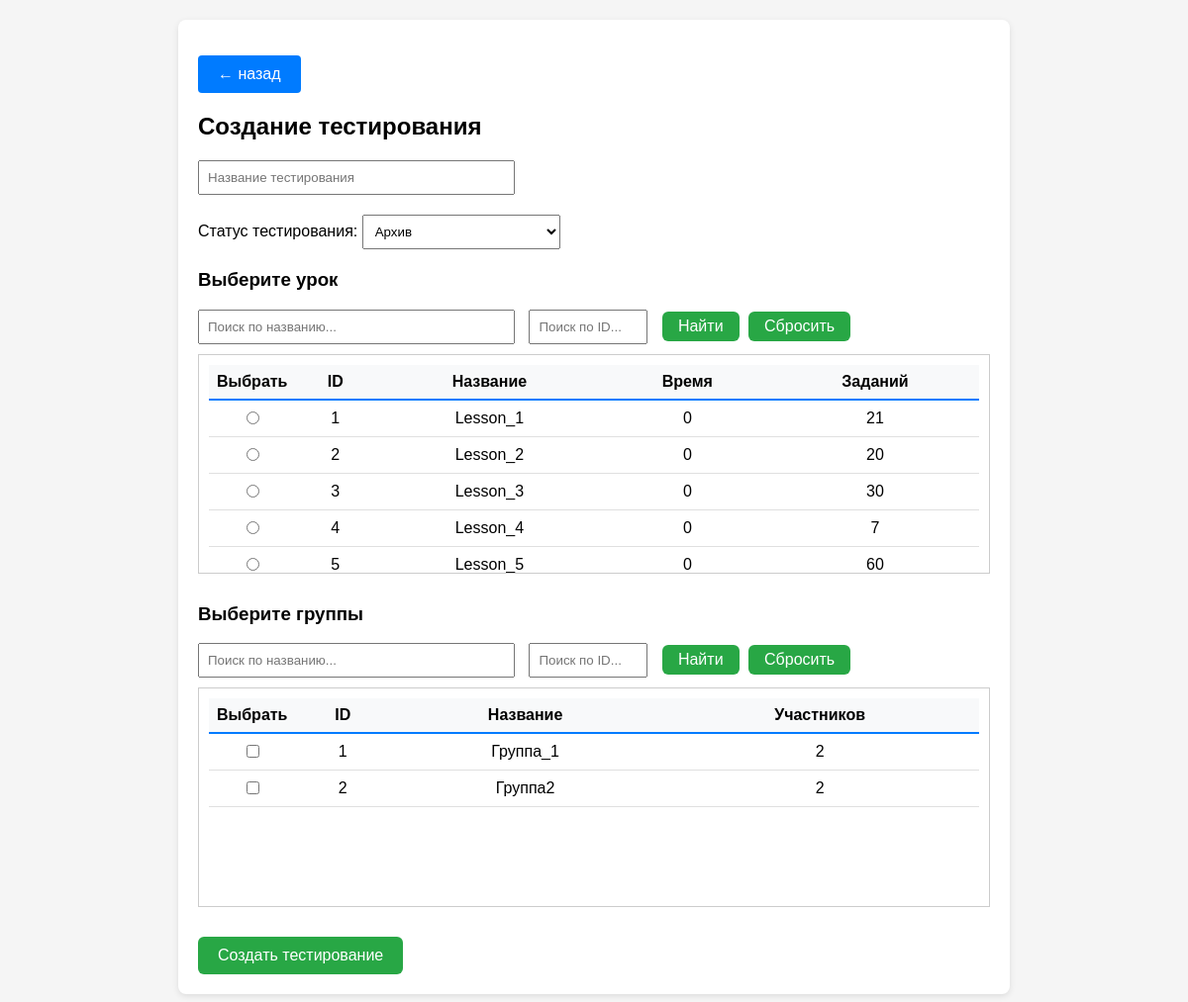
The app's page /dashboard/testing_management/testing_create (signed in), older data.
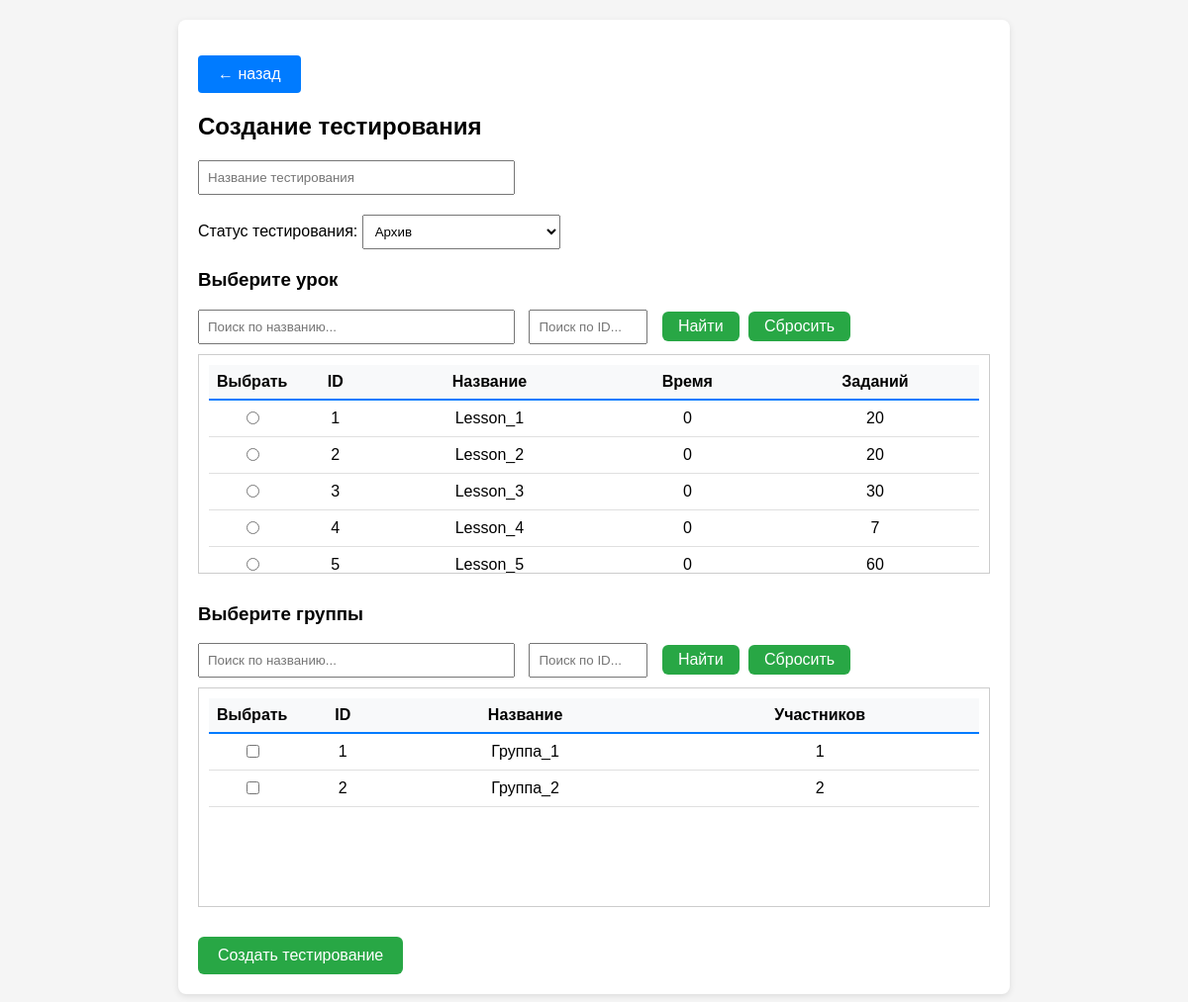
The same page, newer data.
### app.py (models this page shows, shortened)
class Lesson(db.Model):
    __tablename__ = 'Lessons'
    id = db.Column(db.Integer, primary_key=True)
    name = db.Column(db.String(64), unique=True, nullable=False)
    time = db.Column(db.Integer, nullable=False)
    price_correct = db.Column(db.Integer, default=1)
    price_wrong = db.Column(db.Integer, default=-1)
    questions = db.Column(db.JSON, nullable=False)

class Group(db.Model):
    __tablename__ = 'Groups'
    id = db.Column(db.Integer, primary_key=True)
    groupname = db.Column(db.String(64), unique=True, nullable=False)
    users = db.Column(db.JSON, nullable=False)

### app.py (the view, shortened to what this page needs)
@app.route('/dashboard/testing_management/testing_create', methods=['GET', 'POST'])
def testing_create():
    if not check_privileges():
        return redirect(url_for('ErAuth'))
    testing_names = [t.name for t in Testing.query.order_by(Testing.name).all()]
    groups = Group.query.order_by(Group.id).all()
    lessons = Lesson.query.order_by(Lesson.id).all()
    if request.method == 'GET':
        return render_template(mgn + 'testing_create.html', groups=groups, lessons=lessons, testing_names=testing_names)

### app.py (called while the page is built)
@login_manager.user_loader
def load_user(user_id):
    return User.query.get(int(user_id))

def check_privileges():
    curent_user = User.query.filter(
        User.username.ilike(
            session.get('curent_user')
        )
    ).first()
    print("DEBUD: curent user is",curent_user)
    print("DEBUG: curent user privileges -",curent_user.is_admin)
    if not curent_user or not curent_user.is_admin:
        return False
    else:
        return True

    def __repr__(self):
        return f'<User {self.username}>'

    @property
    def is_admin(self):
        return self.privileges

### templates/templateM/testing_create.html (shortened to what this page needs)
{% extends 'base.html' %}
{% block content %}
<p><a href="{{ url_for('testing_management') }}" class="btn">← назад</a></p>
<h2>Создание тестирования</h2>
<form id="testingForm" method="post">
    <section>
        <div style="margin: 20px 0;">
          <input type="text" name="testing_name" id="nemeTesting" placeholder="Название тестирования"
                 style="padding: 8px; width: 300px;">
        </div>
    </section>
    <div style="margin: 20px 0;">
        <label for="status">Статус тестирования:</label>
        <select name="status" id="status" style="padding: 8px; width: 200px;">
            <option value="archived" selected>Архив</option>
        </select>
    </div>
    <h3>Выберите урок</h3>
    <div style="margin: 10px 0;">
        <input type="text" id="searchLessonName" placeholder="Поиск по названию..."
               style="padding: 8px; width: 300px;">
        <input type="text" id="searchLessonID" placeholder="Поиск по ID..."
               style="padding: 8px; width: 100px; margin-left: 10px;">
        <button type="button" onclick="searchLessons()" style="padding: 6px 16px; margin-left: 10px;">
            Найти
        </button>
        <button type="button" onclick="clearLessonSearch()" style="padding: 6px 16px; margin-left: 5px;">
            Сбросить
        </button>
    </div>
    <div style="border: 1px solid #ccc; padding: 10px; height: 200px; overflow-y: auto; margin-bottom: 30px;">
        <table style="width: 100%;">
            <thead>
                <tr>
                    <th style="width: 50px;">Выбрать</th>
                    <th>ID</th>
                    <th>Название</th>
                    <th>Время</th>
                    <th>Заданий</th>
                </tr>
            </thead>
            <tbody id="lessonsTableBody">
                {% for l in lessons %}
                <tr class="lesson-select-row">
                    <td><input type="radio" name="lesson_id" class="lesson-radio" value="{{ l.id }}"></td>
                    <td>{{ l.id }}</td>
                    <td>{{ l.name }}</td>
                    <td>{{ l.time }}</td>
                    <td>{{ l.questions|length }}</td>
                </tr>
                {% endfor %}
            </tbody>
        </table>
    </div>
    <h3>Выберите группы</h3>
    <div style="margin: 10px 0;">
        <input type="text" id="searchGroupName" placeholder="Поиск по названию..."
               style="padding: 8px; width: 300px;">
        <input type="text" id="searchGroupID" placeholder="Поиск по ID..."
               style="padding: 8px; width: 100px; margin-left: 10px;">
        <button type="button" onclick="searchGroups()" style="padding: 6px 16px; margin-left: 10px;">
            Найти
        </button>
        <button type="button" onclick="clearGroupSearch()" style="padding: 6px 16px; margin-left: 5px;">
            Сбросить
        </button>
    </div>
    <div style="border: 1px solid #ccc; padding: 10px; height: 200px; overflow-y: auto; margin-bottom: 30px;">
        <table style="width: 100%;">
            <thead>
                <tr>
                    <th style="width: 50px;">Выбрать</th>
                    <th>ID</th>
                    <th>Название</th>
                    <th>Участников</th>
                </tr>
            </thead>
            <tbody id="groupsTableBody">
                {% for g in groups %}
                <tr class="group-select-row">
                    <td><input type="checkbox" class="group-checkbox" value="{{ g.id }}"></td>
                    <td>{{ g.id }}</td>
                    <td>{{ g.groupname }}</td>
                    <td>{{ g.users|length }}</td>
                </tr>
                {% endfor %}
            </tbody>
        </table>
    </div>
    <button type="button" onclick="prepareAndSubmit()">Создать тестирование</button>
</form>
{% endblock %}
{% set show_footer = False %}

Row changes from the older to the newer data that the page shows:
changed Lesson "Lesson_1": questions|length "21" → "20"
changed Group "Группа_1": users|length "2" → "1"
changed Group id 2: groupname "Группа2" → "Группа_2"
